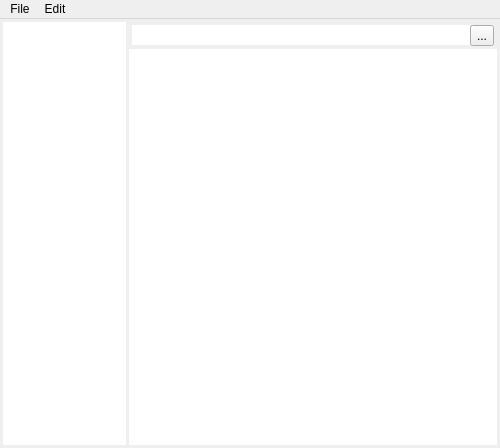
<?xml version="1.0" encoding="UTF-8"?>
<ui version="4.0">
 <class>NotesForm</class>
 <widget class="QMainWindow" name="NotesForm">
  <property name="geometry">
   <rect>
    <x>0</x>
    <y>0</y>
    <width>500</width>
    <height>448</height>
   </rect>
  </property>
  <property name="sizePolicy">
   <sizepolicy hsizetype="Preferred" vsizetype="Preferred">
    <horstretch>0</horstretch>
    <verstretch>0</verstretch>
   </sizepolicy>
  </property>
  <property name="minimumSize">
   <size>
    <width>0</width>
    <height>0</height>
   </size>
  </property>
  <property name="maximumSize">
   <size>
    <width>16777215</width>
    <height>16777215</height>
   </size>
  </property>
  <property name="windowTitle">
   <string>Notes</string>
  </property>
  <property name="windowIcon">
   <iconset resource="icons.qrc">
    <normaloff>:/icons/resources/notebooks.png</normaloff>:/icons/resources/notebooks.png</iconset>
  </property>
  <widget class="QWidget" name="centralwidget">
   <layout class="QHBoxLayout" name="horizontalLayout_2" stretch="1,3">
    <property name="spacing">
     <number>3</number>
    </property>
    <property name="margin">
     <number>3</number>
    </property>
    <item>
     <layout class="QVBoxLayout" name="verticalLayout_2">
      <item>
       <widget class="QListView" name="lv_Tags">
        <property name="minimumSize">
         <size>
          <width>100</width>
          <height>0</height>
         </size>
        </property>
        <property name="frameShape">
         <enum>QFrame::NoFrame</enum>
        </property>
        <property name="selectionMode">
         <enum>QAbstractItemView::MultiSelection</enum>
        </property>
        <property name="selectionBehavior">
         <enum>QAbstractItemView::SelectRows</enum>
        </property>
       </widget>
      </item>
     </layout>
    </item>
    <item>
     <layout class="QVBoxLayout" name="verticalLayout">
      <property name="spacing">
       <number>0</number>
      </property>
      <item>
       <layout class="QHBoxLayout" name="horizontalLayout">
        <property name="margin">
         <number>3</number>
        </property>
        <item>
         <widget class="QLineEdit" name="le_QuickFilter">
          <property name="frame">
           <bool>false</bool>
          </property>
         </widget>
        </item>
        <item>
         <widget class="QToolButton" name="tb_Clear">
          <property name="text">
           <string>...</string>
          </property>
          <property name="icon">
           <iconset resource="icons.qrc">
            <normaloff>:/icons/resources/eraser.png</normaloff>:/icons/resources/eraser.png</iconset>
          </property>
         </widget>
        </item>
       </layout>
      </item>
      <item>
       <widget class="QListView" name="tv_Notes">
        <property name="frameShape">
         <enum>QFrame::NoFrame</enum>
        </property>
        <property name="frameShadow">
         <enum>QFrame::Plain</enum>
        </property>
        <property name="lineWidth">
         <number>10</number>
        </property>
        <property name="midLineWidth">
         <number>6</number>
        </property>
        <property name="alternatingRowColors">
         <bool>false</bool>
        </property>
        <property name="selectionMode">
         <enum>QAbstractItemView::SingleSelection</enum>
        </property>
        <property name="selectionBehavior">
         <enum>QAbstractItemView::SelectRows</enum>
        </property>
       </widget>
      </item>
     </layout>
    </item>
   </layout>
  </widget>
  <widget class="QMenuBar" name="menubar">
   <property name="geometry">
    <rect>
     <x>0</x>
     <y>0</y>
     <width>500</width>
     <height>18</height>
    </rect>
   </property>
   <widget class="QMenu" name="menuFile">
    <property name="title">
     <string>File</string>
    </property>
   </widget>
   <widget class="QMenu" name="menuEdit">
    <property name="title">
     <string>Edit</string>
    </property>
    <widget class="QMenu" name="menuNote_Color_Theme">
     <property name="title">
      <string>Note Color Theme</string>
     </property>
     <addaction name="action_RedTheme"/>
     <addaction name="action_BlueTheme"/>
     <addaction name="action_OrangeTheme"/>
    </widget>
    <addaction name="action_EditNote"/>
    <addaction name="menuNote_Color_Theme"/>
   </widget>
   <addaction name="menuFile"/>
   <addaction name="menuEdit"/>
  </widget>
  <action name="action_RedTheme">
   <property name="icon">
    <iconset resource="icons.qrc">
     <normaloff>:/icons/resources/color-theme-red.ico</normaloff>:/icons/resources/color-theme-red.ico</iconset>
   </property>
   <property name="text">
    <string>Red</string>
   </property>
  </action>
  <action name="action_BlueTheme">
   <property name="icon">
    <iconset resource="icons.qrc">
     <normaloff>:/icons/resources/color-theme-blue.ico</normaloff>:/icons/resources/color-theme-blue.ico</iconset>
   </property>
   <property name="text">
    <string>Blue</string>
   </property>
  </action>
  <action name="action_OrangeTheme">
   <property name="icon">
    <iconset resource="icons.qrc">
     <normaloff>:/icons/resources/color-theme-orange.ico</normaloff>:/icons/resources/color-theme-orange.ico</iconset>
   </property>
   <property name="text">
    <string>Orange</string>
   </property>
  </action>
  <action name="action_EditNote">
   <property name="icon">
    <iconset resource="icons.qrc">
     <normaloff>:/icons/resources/notebook--pencil.png</normaloff>:/icons/resources/notebook--pencil.png</iconset>
   </property>
   <property name="text">
    <string>Edit note...</string>
   </property>
  </action>
 </widget>
 <tabstops>
  <tabstop>le_QuickFilter</tabstop>
  <tabstop>tb_Clear</tabstop>
  <tabstop>lv_Tags</tabstop>
 </tabstops>
 <resources>
  <include location="icons.qrc"/>
 </resources>
 <connections>
  <connection>
   <sender>le_QuickFilter</sender>
   <signal>textChanged(QString)</signal>
   <receiver>NotesForm</receiver>
   <slot>loadTags()</slot>
   <hints>
    <hint type="sourcelabel">
     <x>327</x>
     <y>35</y>
    </hint>
    <hint type="destinationlabel">
     <x>412</x>
     <y>35</y>
    </hint>
   </hints>
  </connection>
  <connection>
   <sender>tv_Notes</sender>
   <signal>doubleClicked(QModelIndex)</signal>
   <receiver>NotesForm</receiver>
   <slot>editNote()</slot>
   <hints>
    <hint type="sourcelabel">
     <x>441</x>
     <y>92</y>
    </hint>
    <hint type="destinationlabel">
     <x>573</x>
     <y>94</y>
    </hint>
   </hints>
  </connection>
 </connections>
 <slots>
  <slot>loadTags()</slot>
  <slot>editNote()</slot>
 </slots>
</ui>
